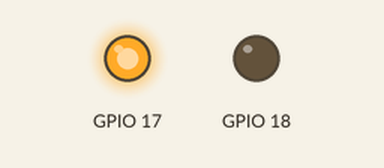
This program was run on a simulated Raspberry Pi (BCM pin numbers). Parts: output pins drawn as LEDs (lit = HIGH). At 2.0 s the program stops and its outputs stay as they are.

Above: at 0.1 s.
At 1.1 s:
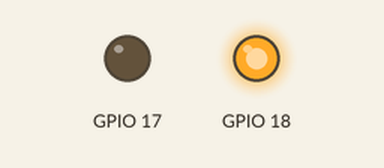
At 2.1 s:
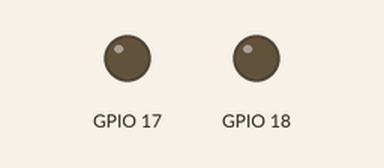
Timing chart, 0 to 3.5 s (numbered marks = the images above):
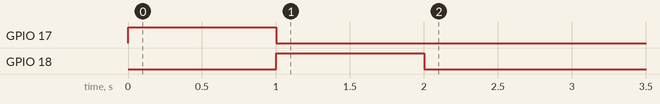

The program:

led.py
```python
#!/usr/bin/env python

import RPi.GPIO as GPIO
import time


#Enter the tasks here


GPIO.setmode(GPIO.BCM)
GPIO.setwarnings(False)
GPIO.setup(17,GPIO.OUT)
GPIO.setup(18,GPIO.OUT)


## Task 1

GPIO.output(17,GPIO.HIGH)
time.sleep(1)
GPIO.output(17,GPIO.LOW)


##Task 2

GPIO.output(18,GPIO.HIGH)
time.sleep(1)
GPIO.output(18,GPIO.LOW)
```

Measured:
- by itself, GPIO 17: LOW → HIGH at 0.00 s, → LOW 1.0 s later
- by itself, GPIO 18: LOW → HIGH at 1.0 s, → LOW 1.0 s later
